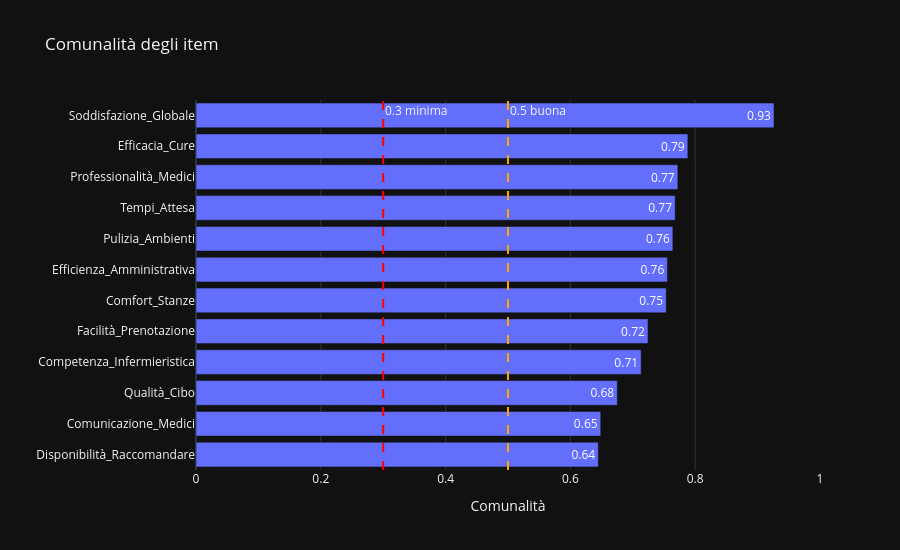

The cell this chart's notebook holds for it:
### Markdown cell above
*COMUNALITA'*

La comunalità è la quota di varianza di ogni item spiegata dall'insieme dei fattori, da 0 a 1. Si calcola sommando i quadrati dei loading di quell'item su tutti i fattori. In pratica ti dice quanto bene ogni item è rappresentato dalla soluzione fattoriale: un valore di 0.77 significa che il 77% della variabilità di quell'item è catturato dai 3 fattori, il resto è specifico dell'item o errore.

### Code cell
comunalita = pd.Series(fa.get_communalities(), index=items.columns).sort_values()

fig = px.bar(comunalita, orientation="h", template="plotly_dark", text_auto=".2f",
             title="Comunalità degli item", labels={"value": "Comunalità", "index": ""})
fig.add_vline(x=0.5, line_dash="dash", line_color="orange", annotation_text="0.5 buona")
fig.add_vline(x=0.3, line_dash="dash", line_color="red", annotation_text="0.3 minima")
fig.update_layout(showlegend=False, xaxis_range=[0, 1], height=550)
fig.show()

### Figure 1 — Plotly figure (JSON) as saved in the notebook; plotly's stock layout.template omitted (floating-point values rounded to 4 significant figures)
{"data": [{"hovertemplate": "variable=0<br>Comunalità=%{x}<br>=%{y}<extra></extra>", "legendgroup": "0", "marker": {"color": "#636efa", "pattern": {"shape": ""}}, "name": "0", "orientation": "h", "showlegend": true, "textposition": "auto", "texttemplate": "%{x:.2f}", "type": "bar", "x": [0.6447, 0.6486, 0.6752, 0.7134, 0.7243, 0.7535, 0.7554, 0.7643, 0.7679, 0.7722, 0.7882, 0.9263], "xaxis": "x", "y": ["Disponibilità_Raccomandare", "Comunicazione_Medici", "Qualità_Cibo", "Competenza_Infermieristica", "Facilità_Prenotazione", "Comfort_Stanze", "Efficienza_Amministrativa", "Pulizia_Ambienti", "Tempi_Attesa", "Professionalità_Medici", "Efficacia_Cure", "Soddisfazione_Globale"], "yaxis": "y"}], "layout": {"annotations": [{"showarrow": false, "text": "0.5 buona", "x": 0.5, "xanchor": "left", "xref": "x", "y": 1, "yanchor": "top", "yref": "y domain"}, {"showarrow": false, "text": "0.3 minima", "x": 0.3, "xanchor": "left", "xref": "x", "y": 1, "yanchor": "top", "yref": "y domain"}], "barmode": "relative", "height": 550, "legend": {"title": {"text": "variable"}, "tracegroupgap": 0}, "shapes": [{"line": {"color": "orange", "dash": "dash"}, "type": "line", "x0": 0.5, "x1": 0.5, "xref": "x", "y0": 0, "y1": 1, "yref": "y domain"}, {"line": {"color": "red", "dash": "dash"}, "type": "line", "x0": 0.3, "x1": 0.3, "xref": "x", "y0": 0, "y1": 1, "yref": "y domain"}], "showlegend": false, "title": {"text": "Comunalità degli item"}, "xaxis": {"anchor": "y", "domain": [0, 1], "range": [0, 1], "title": {"text": "Comunalità"}}, "yaxis": {"anchor": "x", "domain": [0, 1], "title": {"text": ""}}}}
